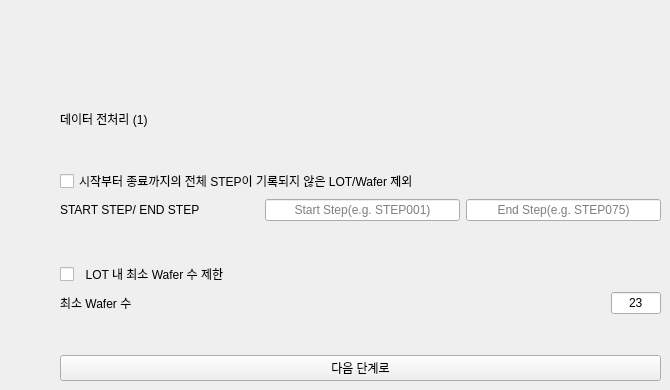
     <widget class="QWidget" name="data_preprocess_tab_1">
      <attribute name="icon">
       <iconset>
        <normaloff>image/data_preprocess.png</normaloff>image/data_preprocess.png</iconset>
      </attribute>
      <attribute name="title">
       <string/>
      </attribute>
      <widget class="QWidget" name="layoutWidget">
       <property name="geometry">
        <rect>
         <x>60</x>
         <y>110</y>
         <width>601</width>
         <height>271</height>
        </rect>
       </property>
       <layout class="QVBoxLayout" name="verticalLayout_4">
        <item>
         <widget class="QLabel" name="data_preprocess_label_1">
          <property name="text">
           <string>데이터 전처리 (1)</string>
          </property>
         </widget>
        </item>
        <item>
         <spacer name="verticalSpacer_4">
          <property name="orientation">
           <enum>Qt::Vertical</enum>
          </property>
          <property name="sizeHint" stdset="0">
           <size>
            <width>20</width>
            <height>40</height>
           </size>
          </property>
         </spacer>
        </item>
        <item>
         <widget class="QCheckBox" name="Incomplete_checkbox">
          <property name="text">
           <string>시작부터 종료까지의 전체 STEP이 기록되지 않은 LOT/Wafer 제외 </string>
          </property>
         </widget>
        </item>
        <item>
         <layout class="QHBoxLayout" name="horizontalLayout_2">
          <item>
           <widget class="QLabel" name="start_end_label">
            <property name="text">
             <string>START STEP/ END STEP                  </string>
            </property>
           </widget>
          </item>
          <item>
           <widget class="QLineEdit" name="start_lineEdit">
            <property name="text">
             <string/>
            </property>
            <property name="alignment">
             <set>Qt::AlignCenter</set>
            </property>
            <property name="placeholderText">
             <string>Start Step(e.g. STEP001)</string>
            </property>
           </widget>
          </item>
          <item>
           <widget class="QLineEdit" name="end_lineEdit">
            <property name="text">
             <string/>
            </property>
            <property name="alignment">
             <set>Qt::AlignCenter</set>
            </property>
            <property name="placeholderText">
             <string>End Step(e.g. STEP075)</string>
            </property>
           </widget>
          </item>
         </layout>
        </item>
        <item>
         <spacer name="verticalSpacer_5">
          <property name="orientation">
           <enum>Qt::Vertical</enum>
          </property>
          <property name="sizeHint" stdset="0">
           <size>
            <width>20</width>
            <height>40</height>
           </size>
          </property>
         </spacer>
        </item>
        <item>
         <widget class="QCheckBox" name="minimum_wafer_checkbox">
          <property name="text">
           <string>  LOT 내 최소 Wafer 수 제한</string>
          </property>
         </widget>
        </item>
        <item>
         <layout class="QHBoxLayout" name="horizontalLayout_3">
          <item>
           <widget class="QLabel" name="max_label">
            <property name="text">
             <string>최소 Wafer 수                                                                         </string>
            </property>
           </widget>
          </item>
          <item>
           <widget class="QLineEdit" name="min_num_lineEdit">
            <property name="maximumSize">
             <size>
              <width>50</width>
              <height>16777215</height>
             </size>
            </property>
            <property name="text">
             <string>23</string>
            </property>
            <property name="alignment">
             <set>Qt::AlignCenter</set>
            </property>
            <property name="placeholderText">
             <string>minimum_counts</string>
            </property>
           </widget>
          </item>
         </layout>
        </item>
        <item>
         <spacer name="verticalSpacer_18">
          <property name="orientation">
           <enum>Qt::Vertical</enum>
          </property>
          <property name="sizeHint" stdset="0">
           <size>
            <width>20</width>
            <height>40</height>
           </size>
          </property>
         </spacer>
        </item>
        <item>
         <widget class="QPushButton" name="next_push_2">
          <property name="text">
           <string>다음 단계로</string>
          </property>
         </widget>
        </item>
       </layout>
      </widget>
     </widget>
